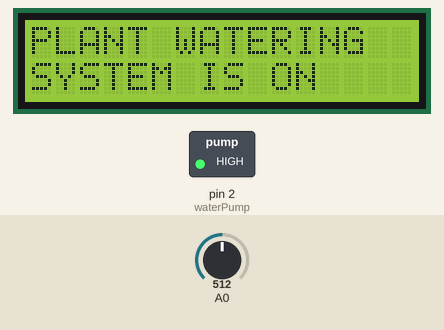
Bench run of a sketch on a simulated Arduino Uno, built with avr-gcc and run on an emulated ATmega328P. On the bench: 16×2 character LCD, switched loads named in the sketch (green lamp = pin HIGH). The inputs (shaded band) are chosen by the test bench; at power-on: A0 = 512. What the sketch prints to the serial monitor is not drawn.

Above: at 1.1 s.
At 5.2 s:
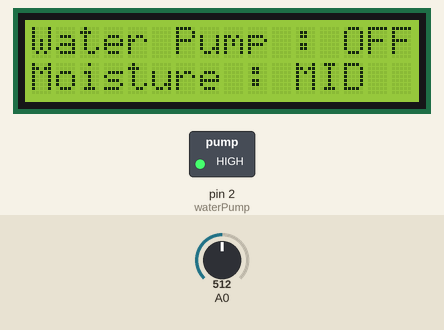
5.3 s: A0 set to 783
6.8 s: A0 set to 810
At 7.1 s:
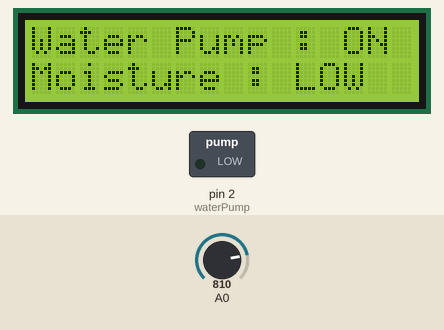
8.3 s: A0 set to 0
At 9.5 s:
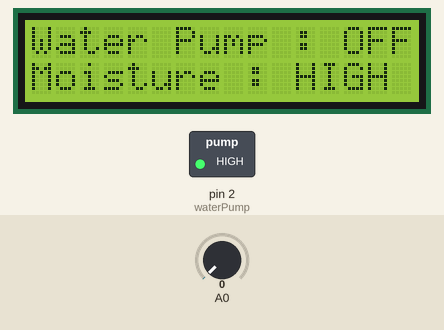
9.8 s: A0 set to 1023
At 10.9 s:
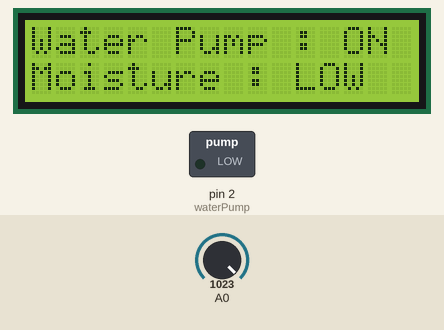
Timing chart, 0 to 12.3 s (numbered marks = the images above; inputs shaded):
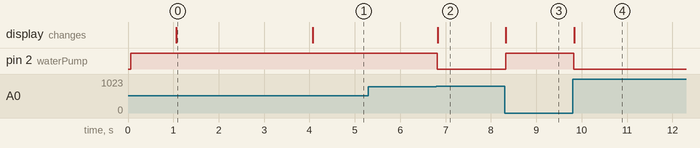

Measured:
- the behaviour switches between 800 and 801 on A0 (found by bisection; images 1 and 2)
- after the input at 5.3 s, every drawn part: stays the same
- after the input at 6.8 s, pin 2 (waterPump): HIGH → LOW at once; the display: changes at once (image 2)
- after the input at 8.3 s, pin 2 (waterPump): LOW → HIGH at once; the display: changes at once (image 3)
- after the input at 9.8 s, pin 2 (waterPump): HIGH → LOW at once; the display: changes at once (image 4)
- what the display in image 0 shows lasts 3.0 s, from 1.1 s to 4.1 s

The sketch:

Automated_Plant_Watering_System.ino
```cpp
// Automated Plant Watering System
// ID: 2330526
// Bidhi Maharjan
// Date: 2023-05-15

// include the library code for the lcd
#include <LiquidCrystal.h>

// initialize the library by associating any needed LCD interface pin
// with the arduino pin number it is connected to
const int rs = 12, en = 11, d4 = 4, d5 = 5, d6 = 6, d7 = 7;
LiquidCrystal lcd(rs, en, d4, d5, d6, d7);

// initialize the water pump pin at digital pin 2
int waterPump = 2;

void setup() {
  // initialize serial communication at 9600 baud rates
  Serial.begin(9600);

  // set up the 16x2 LCD's number of columns and rows
  lcd.begin(16, 2);

  // set the water pump pin as the OUTPUT
  pinMode(waterPump, OUTPUT);
  digitalWrite(waterPump, HIGH);
  delay(1000); // wait for 1000 milliseconds

  // display the initial message rowwise on lcd for 3 seconds
  lcd.setCursor(0, 0);
  lcd.print("PLANT WATERING");
  lcd.setCursor(0, 1);
  lcd.print("SYSTEM IS ON ");
  delay(3000);
  lcd.clear();
}

void loop() {
  // read analog value of the moisture sensor from analog pin A0
  int moistureValue = analogRead(A0);
  Serial.print("Moisture value: ");
  Serial.println(moistureValue);

  // the sensor value is highest, when the moisture is lowest
  // and the sensor value decreases, as the moisture increases

  // condition to check the moisture value of the sensor
  // if the value is greater than 800, turn the pump on
  if (moistureValue > 800) {
    digitalWrite(waterPump, LOW);
    // display the pump status in the first row of lcd
    lcd.setCursor(0, 0);
    lcd.print("Water Pump : ON ");
  // else turn the pump off
  } else {
    digitalWrite(waterPump, HIGH);
    // display the pump status in the first row of lcd
    lcd.setCursor(0, 0);
    lcd.print("Water Pump : OFF");
  }

  // conditions to check and display the level of moisture present
  // on the second row of the lcd
  if (moistureValue < 400) {
    lcd.setCursor(0, 1);
    lcd.print("Moisture : HIGH");
  } else if (moistureValue > 400 && moistureValue < 800) {
    lcd.setCursor(0, 1);
    lcd.print("Moisture : MID ");
  } else if (moistureValue > 800) {
    lcd.setCursor(0, 1);
    lcd.print("Moisture : LOW ");
  }
}
```
